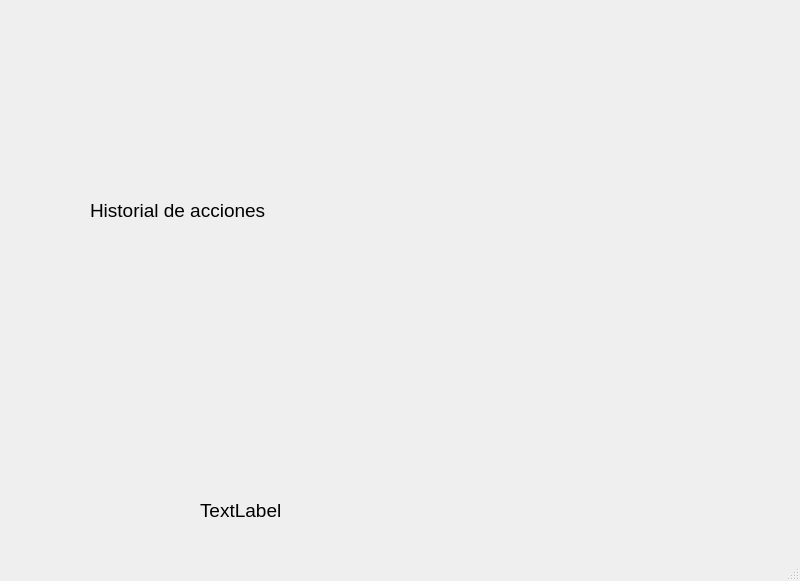
<?xml version="1.0" encoding="UTF-8"?>
<ui version="4.0">
 <class>MainWindow</class>
 <widget class="QMainWindow" name="MainWindow">
  <property name="geometry">
   <rect>
    <x>0</x>
    <y>0</y>
    <width>800</width>
    <height>581</height>
   </rect>
  </property>
  <property name="font">
   <font>
    <pointsize>14</pointsize>
   </font>
  </property>
  <property name="windowTitle">
   <string>MainWindow</string>
  </property>
  <widget class="QWidget" name="centralwidget">
   <widget class="QWidget" name="verticalLayoutWidget">
    <property name="geometry">
     <rect>
      <x>90</x>
      <y>80</y>
      <width>361</width>
      <height>261</height>
     </rect>
    </property>
    <layout class="QVBoxLayout" name="verticalLayout">
     <item>
      <widget class="QLabel" name="label">
       <property name="font">
        <font>
         <pointsize>14</pointsize>
        </font>
       </property>
       <property name="text">
        <string>Historial de acciones</string>
       </property>
      </widget>
     </item>
    </layout>
   </widget>
   <widget class="QWidget" name="horizontalLayoutWidget">
    <property name="geometry">
     <rect>
      <x>170</x>
      <y>450</y>
      <width>281</width>
      <height>31</height>
     </rect>
    </property>
    <layout class="QHBoxLayout" name="horizontalLayout"/>
   </widget>
   <widget class="QLabel" name="label_2">
    <property name="geometry">
     <rect>
      <x>200</x>
      <y>490</y>
      <width>111</width>
      <height>41</height>
     </rect>
    </property>
    <property name="text">
     <string>TextLabel</string>
    </property>
   </widget>
  </widget>
  <widget class="QStatusBar" name="statusbar"/>
 </widget>
 <resources/>
 <connections/>
</ui>
